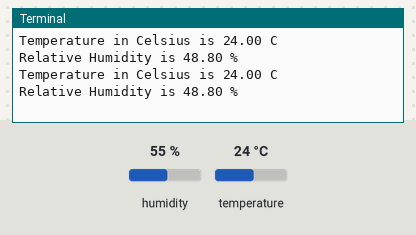
The program below on a simulated Raspberry Pi (BCM pin numbers) with a Grove Base HAT. On the bench: the last lines printed to the terminal. Inputs (shaded band) come from the test bench; at power-on: humidity 55 %, temperature 24 °C. Library files of the repository ran but are not shown: i2c.py.

Above: at 1.2 s.
1.3 s: humidity set to 22 %
At 2.6 s:
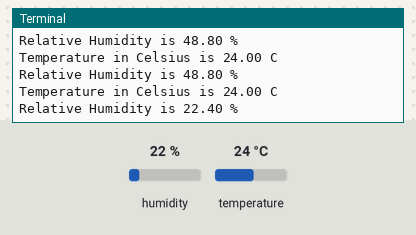
2.8 s: temperature set to 12 °C
At 3.7 s:
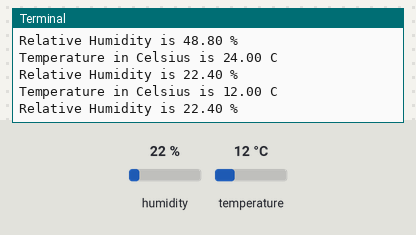
4.3 s: humidity set to 40 %
At 5.9 s:
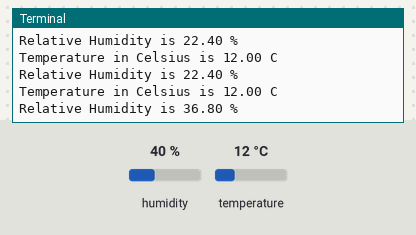
Timing chart, 0 to 7.4 s (numbered marks = the images above; inputs shaded):
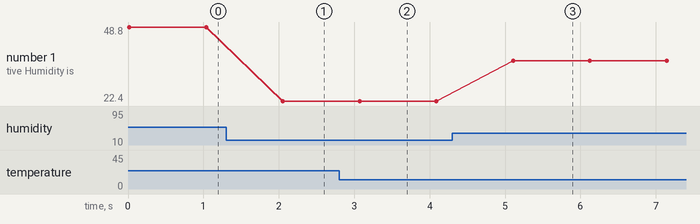

Measured:
- after the input at 1.3 s, the terminal: prints a new line after 0.75 s (image 1)
- after the input at 2.8 s, the terminal: prints a new line after 0.27 s (image 2)
- after the input at 4.3 s, the terminal: prints a new line after 0.81 s (image 3)
- plotted number 1: 48.8 → 22.4 after the input at 1.3 s, 22.4 → 36.8 after the input at 4.3 s

The program:

grove_temperature_humidity_sensor_sht3x.py
```python
#!/usr/bin/env python
#
# Library for Grove - Temperature & Humidity Sensor (SHT31)
# (https://www.seeedstudio.com/Grove-Temperature-Humidity-Sensor-SHT3-p-2655.html)
#

'''
## License

The MIT License (MIT)

Copyright (C) 2018  Seeed Technology Co.,Ltd.

Permission is hereby granted, free of charge, to any person obtaining a copy
of this software and associated documentation files (the "Software"), to deal
in the Software without restriction, including without limitation the rights
to use, copy, modify, merge, publish, distribute, sublicense, and/or sell
copies of the Software, and to permit persons to whom the Software is
furnished to do so, subject to the following conditions:

The above copyright notice and this permission notice shall be included in
all copies or substantial portions of the Software.

THE SOFTWARE IS PROVIDED "AS IS", WITHOUT WARRANTY OF ANY KIND, EXPRESS OR
IMPLIED, INCLUDING BUT NOT LIMITED TO THE WARRANTIES OF MERCHANTABILITY,
FITNESS FOR A PARTICULAR PURPOSE AND NONINFRINGEMENT. IN NO EVENT SHALL THE
AUTHORS OR COPYRIGHT HOLDERS BE LIABLE FOR ANY CLAIM, DAMAGES OR OTHER
LIABILITY, WHETHER IN AN ACTION OF CONTRACT, TORT OR OTHERWISE, ARISING FROM,
OUT OF OR IN CONNECTION WITH THE SOFTWARE OR THE USE OR OTHER DEALINGS IN
THE SOFTWARE.
'''
import time
from grove.i2c import Bus


def CRC(data):
    crc = 0xff
    for s in data:
        crc ^= s
        for _ in range(8):
            if crc & 0x80:
                crc <<= 1
                crc ^= 0x131
            else:
                crc <<= 1
    return crc


class GroveTemperatureHumiditySensorSHT3x(object):

    def __init__(self, address=0x44, bus=1):
        self.address = address

        # I2C bus
        self.bus = Bus(bus)

    def read(self):
        # high repeatability, clock stretching disabled
        self.bus.write_i2c_block_data(self.address, 0x24, [0x00])

        # measurement duration < 16 ms
        time.sleep(0.016)

        # read 6 bytes back
        # Temp MSB, Temp LSB, Temp CRC, Humididty MSB, Humidity LSB, Humidity CRC
        data = self.bus.read_i2c_block_data(self.address, 0x00, 6)

        if data[2] != CRC(data[:2]):
            raise ValueError("temperature CRC mismatch")
        if data[5] != CRC(data[3:5]):
            raise ValueError("humidity CRC mismatch")


        temperature = data[0] * 256 + data[1]
        celsius = -45 + (175 * temperature / 65535.0)
        humidity = 100 * (data[3] * 256 + data[4]) / 65535.0

        return celsius, humidity


Grove = GroveTemperatureHumiditySensorSHT3x


def main():
    sensor = GroveTemperatureHumiditySensorSHT3x()
    while True:
        temperature, humidity = sensor.read()

        print('Temperature in Celsius is {:.2f} C'.format(temperature))
        print('Relative Humidity is {:.2f} %'.format(humidity))

        time.sleep(1)


if __name__ == "__main__":
    main()
```
